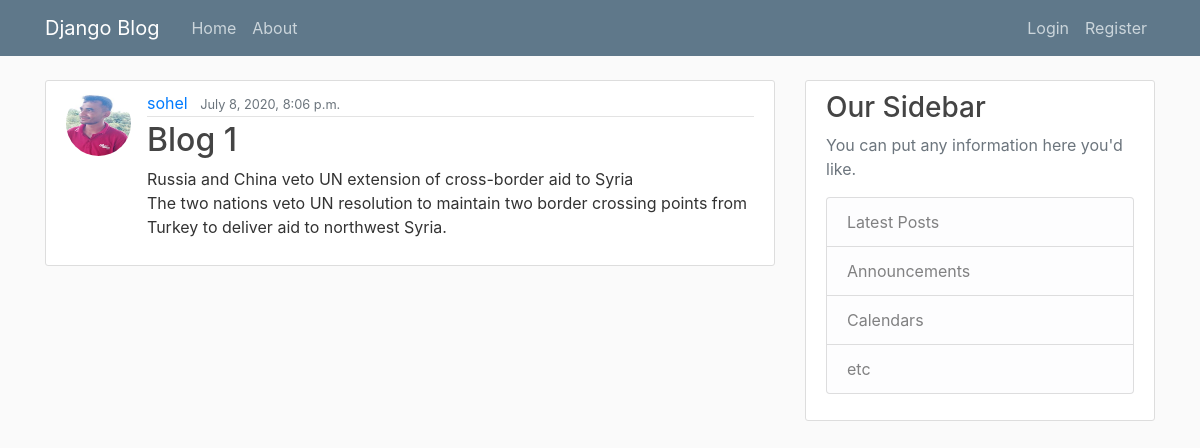
The app's page /post/1/ with its own data.
### blog/models.py (models this page shows, shortened)
class Post(models.Model):
	title = models.CharField(max_length=100)
	content = models.TextField()
	date_posted = models.DateTimeField(default=timezone.now)
	author = models.ForeignKey(User, on_delete=models.CASCADE)

### users/models.py (models this page shows, shortened)
class Profile(models.Model):
    user = models.OneToOneField(User, on_delete=models.CASCADE)
    image = models.ImageField(default='default.jpg', upload_to='profile_pics')

### blog/views.py (the view)
# urls.py: path('post/<int:pk>/', PostDetailView.as_view(), name='post-detail'),
class PostDetailView(DetailView):
    model = Post

### blog/templates/blog/post_detail.html (shortened to what this page needs)
{% extends "blog/base.html" %}
{% block content %}
    <article class="media content-section">
      <img class="rounded-circle article-img" src="{{ object.author.profile.image.url }}">
      <div class="media-body">
        <div class="article-metadata">
          <a class="mr-2" href="#">{{ object.author }}</a>
          <small class="text-muted">{{ object.date_posted }}</small>
        </div>
        <h2 class="article-title"> {{ object.title }} </h2>
        <p class="article-content">{{ object.content }}</p>
      </div>
    </article>
{% endblock content %}

### blog/static/blog/main.css (style rules this page uses)
body { background: #fafafa; color: #333333; margin-top: 5rem; }
h1, h2, h3, h4, h5, h6 { color: #444444; }
.content-section { background: #ffffff; padding: 10px 20px; border: 1px solid #dddddd; border-radius: 3px; margin-bottom: 20px; }
.article-title { color: #444444; }
.article-content { white-space: pre-line; }
.article-img { height: 65px; width: 65px; margin-right: 16px; }
.article-metadata { padding-bottom: 1px; margin-bottom: 4px; border-bottom: 1px solid #e3e3e3 }

### records on screen
Post: author.profile.image (picture), author "sohel", date_posted "July 8, 2020, 8:06 p.m.", title "Blog 1", content "Russia and China veto UN extension of cross-border aid to Syria The two nations veto UN resolution to maintain two border crossing points from Turkey to deliver aid to northwest Syria."
